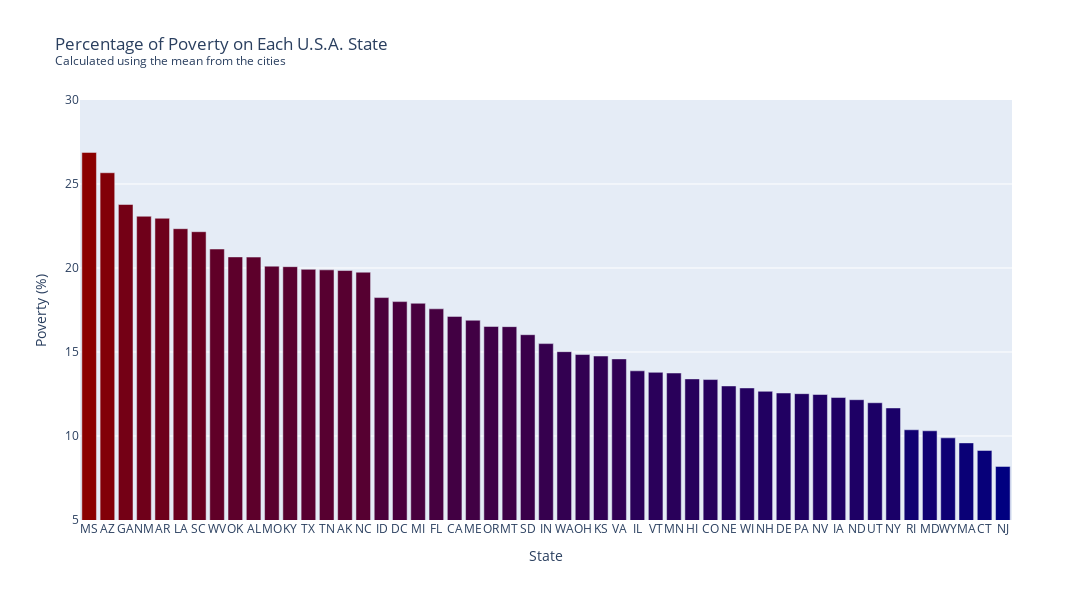

Notebook cell for this chart:
### Code cell
fig = px.bar(state_poverty_rate,
             x=state_poverty_rate.index,
             y="Mean Poverty Rate",
             title="Percentage of Poverty on Each U.S.A. State<br><sup>Calculated using the mean from the cities</sup>", 
             color="Mean Poverty Rate", 
             color_continuous_scale=COLOR_GOOD_TO_BAD, 
             width=1300,
             height=600)

fig.update_layout(xaxis_title="State",
                  yaxis_title="Poverty (%)",
                  font={"size": 12},
                  coloraxis_showscale=False)

fig.update_yaxes(range=[5, 30])
fig.update_xaxes(tickangle=0)

fig.show()

### Figure 1 — Plotly figure (JSON) as saved in the notebook; plotly's stock layout.template omitted (floating-point values rounded to 4 significant figures)
{"data": [{"alignmentgroup": "True", "hovertemplate": "Geographic Area=%{x}<br>Mean Poverty Rate=%{marker.color}<extra></extra>", "legendgroup": "", "marker": {"color": [26.88, 25.67, 23.78, 23.08, 22.96, 22.34, 22.16, 21.13, 20.66, 20.65, 20.11, 20.08, 19.92, 19.89, 19.85, 19.75, 18.24, 18, 17.9, 17.57, 17.12, 16.89, 16.52, 16.51, 16.03, 15.5, 15.02, 14.85, 14.76, 14.59, 13.88, 13.79, 13.75, 13.4, 13.36, 12.98, 12.86, 12.66, 12.56, 12.52, 12.47, 12.29, 12.16, 11.98, 11.67, 10.37, 10.31, 9.89, 9.59, 9.14, 8.19], "coloraxis": "coloraxis", "pattern": {"shape": ""}}, "name": "", "offsetgroup": "", "orientation": "v", "showlegend": false, "textposition": "auto", "type": "bar", "x": ["MS", "AZ", "GA", "NM", "AR", "LA", "SC", "WV", "OK", "AL", "MO", "KY", "TX", "TN", "AK", "NC", "ID", "DC", "MI", "FL", "CA", "ME", "OR", "MT", "SD", "IN", "WA", "OH", "KS", "VA", "IL", "VT", "MN", "HI", "CO", "NE", "WI", "NH", "DE", "PA", "NV", "IA", "ND", "UT", "NY", "RI", "MD", "WY", "MA", "CT", "NJ"], "xaxis": "x", "y": [26.88, 25.67, 23.78, 23.08, 22.96, 22.34, 22.16, 21.13, 20.66, 20.65, 20.11, 20.08, 19.92, 19.89, 19.85, 19.75, 18.24, 18, 17.9, 17.57, 17.12, 16.89, 16.52, 16.51, 16.03, 15.5, 15.02, 14.85, 14.76, 14.59, 13.88, 13.79, 13.75, 13.4, 13.36, 12.98, 12.86, 12.66, 12.56, 12.52, 12.47, 12.29, 12.16, 11.98, 11.67, 10.37, 10.31, 9.89, 9.59, 9.14, 8.19], "yaxis": "y"}], "layout": {"barmode": "relative", "coloraxis": {"colorbar": {"title": {"text": "Mean Poverty Rate"}}, "colorscale": [[0, "navy"], [1, "darkred"]], "showscale": false}, "font": {"size": 12}, "height": 600, "legend": {"tracegroupgap": 0}, "title": {"text": "Percentage of Poverty on Each U.S.A. State<br><sup>Calculated using the mean from the cities</sup>"}, "width": 1300, "xaxis": {"anchor": "y", "domain": [0, 1], "tickangle": 0, "title": {"text": "State"}}, "yaxis": {"anchor": "x", "domain": [0, 1], "range": [5, 30], "title": {"text": "Poverty (%)"}}}}
